Frame 1 (no input): blank canvas, image omitted
Frame 60 (no input): blank canvas, image omitted
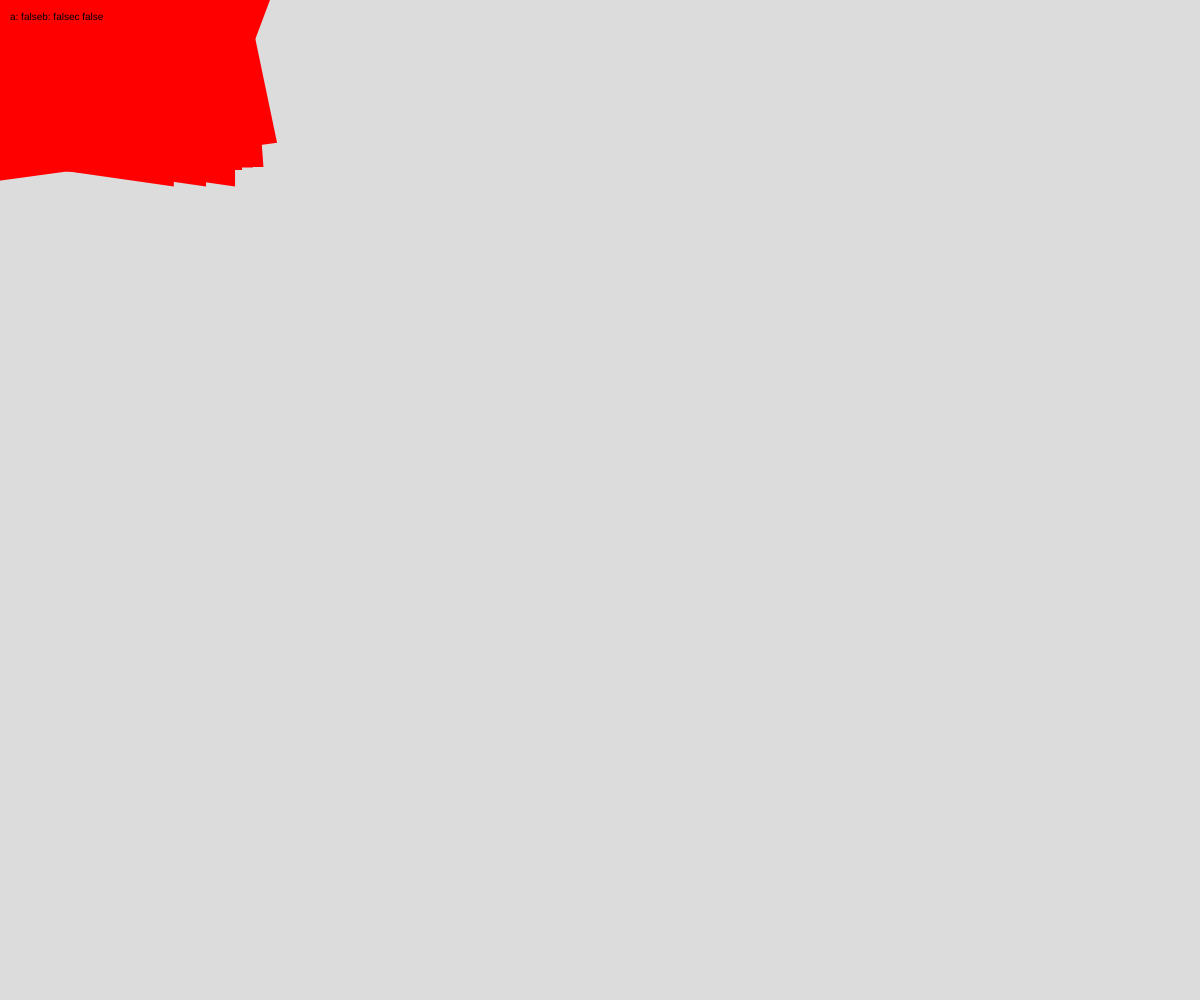
Frame 120 (the mouse pressed at the canvas centre since frame 60)

The p5.js sketch whose frames 1 and 60 were blank and that drew this single picture after the mouse press (run headless with seeded random() and noise() and a simulated clock; from frame 60 on, the mouse is pressed at the canvas centre):

// p5.js sketch
// ── sketch.js
// Multiple keypress detertion 
// and drawing practice
//Junyu


function setup() {
  createCanvas(windowWidth, windowHeight);
}


function checkMulti()
{
  // a function to demonstrate how we can check
  // if multiple keyboard buttons are pressed
  // at once



  // check for multiple keypresses (3 simult)

  strokeWeight(mouseX/ 2);
  stroke(255,0,0);

  let a = keyIsDown(65);   //a
  let b = keyIsDown(66);   //b
  let c = keyIsDown(67)    //c

  let str = "a: " + a + "b: " + b + "c " + c;


  textSize(10);
  text(str, 10, 20);
  
}
function draw() {
  background(220);
  checkMulti();
}
